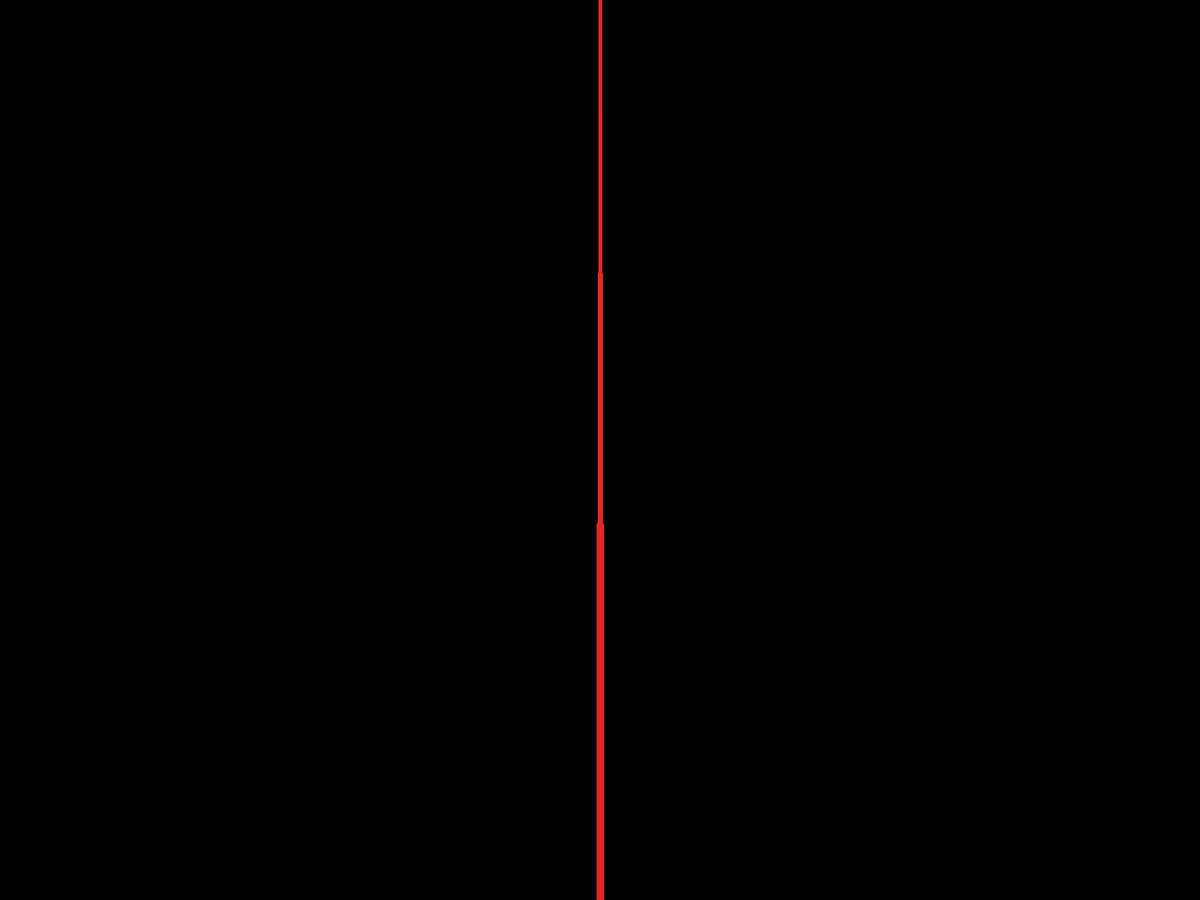
Frame 1 (no input)
Frame 60 (the mouse pressed at the canvas centre just before this capture): identical to frame 1, image omitted
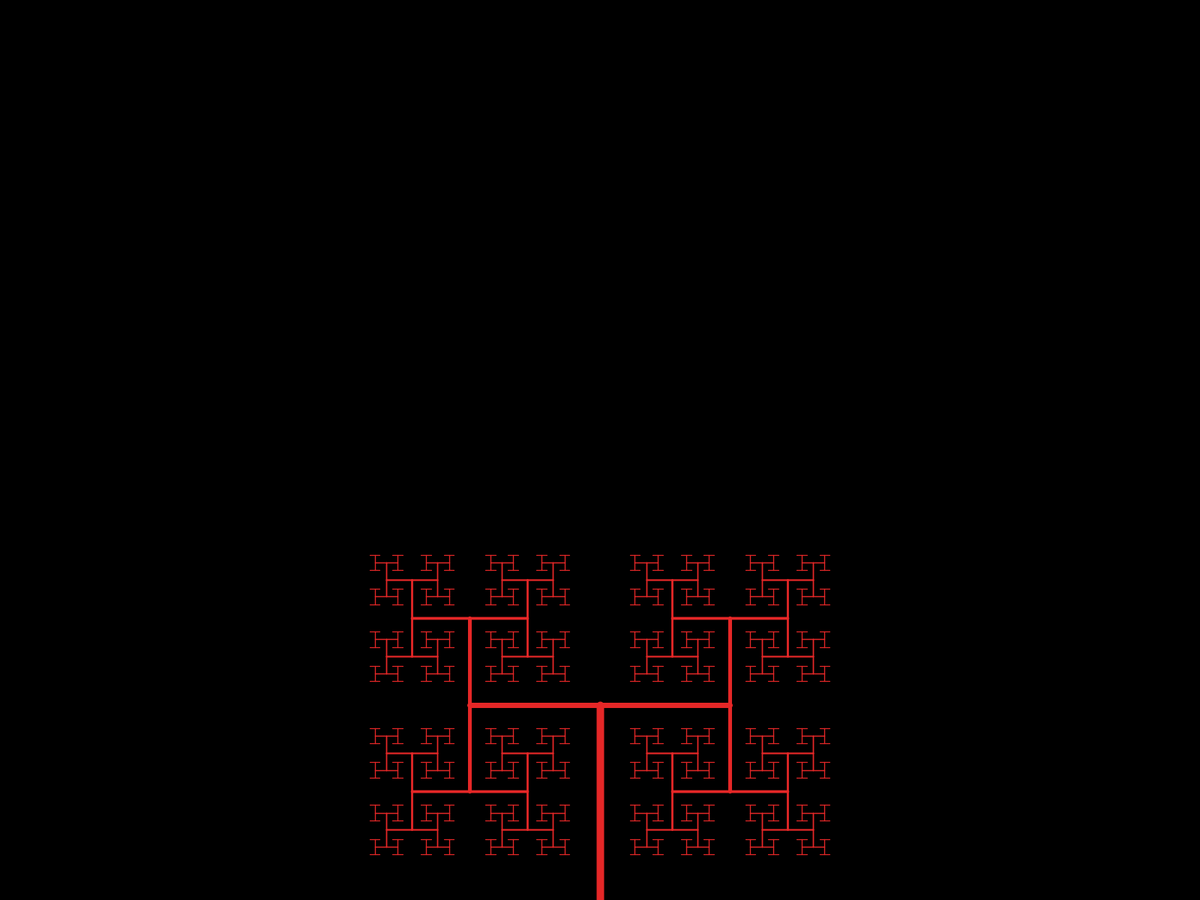
Frame 120 (the mouse held since frame 60 and released just before this capture)

The Processing sketch that drew these frames (run headless with seeded random() and noise(); from frame 60 on, the mouse is pressed at the canvas centre):

// Processing sketch: DancingTree
// ── DancingTree.pde
/*BISMILLAH
THE WHITE WOLF
NO DREAM IS TOO BIG AND NO DREAMER IS TOO SMALL*/

float trunk;
float angle;

void setup()
{
  fullScreen();
  //size(1000, 900);
}

void draw()
{
  background(0);
  
  angle = map(mouseX, 0, width, 0, PI);   //diameter of the tree changes by changing branch angle by moving the mouse left and right
  trunk = map(mouseY, 0, height,500, 20);  //height of the tree changes by moving mouse up and down
  
  translate(width/2, height);
  branch(trunk);
}


void branch(float len)
{
  
  
  float thickness = map(len, 0, trunk,1,10);  //shorter branches are thinner
  strokeWeight(thickness);  //thickness of the branches
  stroke(#E52727);    //color of the tree 
  line(0, 0, 0, -len);
  
  
  if(len>10)         //limit of the branch length
  {
    //Moving to right branch
    
    pushMatrix();
    translate(0, -len);
    rotate(angle);     //Angle of branching
    branch(2*len/3);
    popMatrix();
    
    //Moving to left branch
    
    pushMatrix();
    translate(0, -len);
    rotate(-angle);
    branch(2*len/3);
    popMatrix();
    
  }
}
